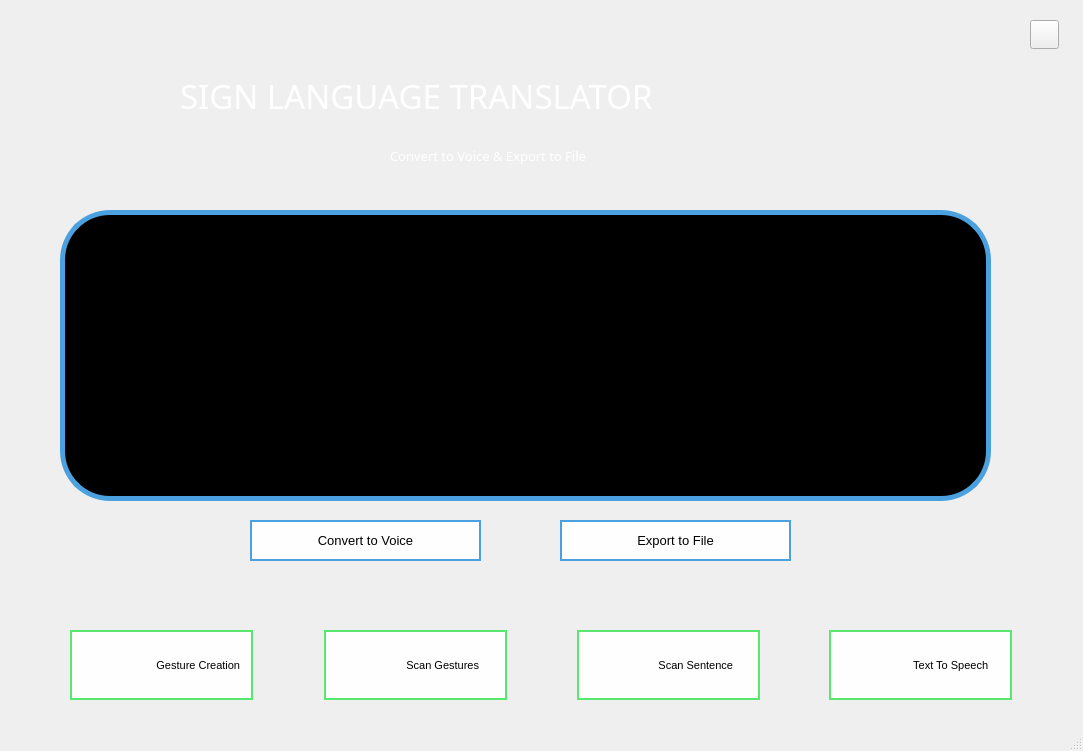
<?xml version="1.0" encoding="UTF-8"?>
<ui version="4.0">
 <class>MainWindow</class>
 <widget class="QMainWindow" name="MainWindow">
  <property name="geometry">
   <rect>
    <x>0</x>
    <y>0</y>
    <width>1083</width>
    <height>751</height>
   </rect>
  </property>
  <property name="windowTitle">
   <string>MainWindow</string>
  </property>
  <widget class="QWidget" name="centralwidget">
   <widget class="QLabel" name="label">
    <property name="geometry">
     <rect>
      <x>390</x>
      <y>140</y>
      <width>331</width>
      <height>31</height>
     </rect>
    </property>
    <property name="font">
     <font>
      <family>Arial Black</family>
      <pointsize>10</pointsize>
      <weight>10</weight>
      <italic>false</italic>
      <bold>false</bold>
     </font>
    </property>
    <property name="styleSheet">
     <string notr="true">color:white;

font: 87 10pt &quot;Arial Black&quot;;

</string>
    </property>
    <property name="text">
     <string>Convert to Voice &amp; Export to File</string>
    </property>
   </widget>
   <widget class="QTextBrowser" name="textBrowser_98">
    <property name="enabled">
     <bool>true</bool>
    </property>
    <property name="geometry">
     <rect>
      <x>60</x>
      <y>210</y>
      <width>931</width>
      <height>291</height>
     </rect>
    </property>
    <property name="styleSheet">
     <string notr="true">border: 5px solid #4ba1df; border-radius:50px;
background-color:black;
color:white;</string>
    </property>
    <property name="frameShape">
     <enum>QFrame::Box</enum>
    </property>
    <property name="html">
     <string>&lt;!DOCTYPE HTML PUBLIC &quot;-//W3C//DTD HTML 4.0//EN&quot; &quot;http://www.w3.org/TR/REC-html40/strict.dtd&quot;&gt;
&lt;html&gt;&lt;head&gt;&lt;meta name=&quot;qrichtext&quot; content=&quot;1&quot; /&gt;&lt;style type=&quot;text/css&quot;&gt;
p, li { white-space: pre-wrap; }
&lt;/style&gt;&lt;/head&gt;&lt;body style=&quot; font-family:'MS Shell Dlg 2'; font-size:7.8pt; font-weight:400; font-style:normal;&quot;&gt;
&lt;p style=&quot;-qt-paragraph-type:empty; margin-top:0px; margin-bottom:0px; margin-left:0px; margin-right:0px; -qt-block-indent:0; text-indent:0px; font-size:8.25pt;&quot;&gt;&lt;br /&gt;&lt;/p&gt;&lt;/body&gt;&lt;/html&gt;</string>
    </property>
   </widget>
   <widget class="QPushButton" name="pushButton_2">
    <property name="geometry">
     <rect>
      <x>560</x>
      <y>520</y>
      <width>231</width>
      <height>41</height>
     </rect>
    </property>
    <property name="font">
     <font>
      <family>arial</family>
      <pointsize>10</pointsize>
      <weight>50</weight>
      <italic>false</italic>
      <bold>false</bold>
     </font>
    </property>
    <property name="styleSheet">
     <string notr="true">QPushButton#pushButton_2{
color: black;
background-color:#fefefe;
border: 2px solid #4ba1df; border-radius:0px;
font: 10pt &quot;arial&quot;;
background-repeat:none;
}
QPushButton#pushButton_2:hover
{
	background-color:lightgreen;
	color:black;
}</string>
    </property>
    <property name="text">
     <string>Export to File</string>
    </property>
   </widget>
   <widget class="QLabel" name="label_2">
    <property name="geometry">
     <rect>
      <x>180</x>
      <y>50</y>
      <width>741</width>
      <height>91</height>
     </rect>
    </property>
    <property name="font">
     <font>
      <family>Arial Black</family>
      <pointsize>25</pointsize>
      <weight>10</weight>
      <italic>false</italic>
      <bold>false</bold>
     </font>
    </property>
    <property name="styleSheet">
     <string notr="true">color:white;
font: 87 25pt &quot;Arial Black&quot;;
</string>
    </property>
    <property name="text">
     <string>SIGN LANGUAGE TRANSLATOR</string>
    </property>
   </widget>
   <widget class="QPushButton" name="create">
    <property name="geometry">
     <rect>
      <x>70</x>
      <y>630</y>
      <width>183</width>
      <height>70</height>
     </rect>
    </property>
    <property name="font">
     <font>
      <family>arial</family>
      <pointsize>8</pointsize>
      <weight>50</weight>
      <italic>false</italic>
      <bold>false</bold>
     </font>
    </property>
    <property name="layoutDirection">
     <enum>Qt::RightToLeft</enum>
    </property>
    <property name="styleSheet">
     <string notr="true">QPushButton#create{
padding-left:-40px;
color:black;
background-color:#fefefe;
border: 2px solid #58e870; border-radius:0px;
font: 8pt &quot;arial&quot;;
background-image:url(&quot;icons/create.png&quot;);
background-repeat:none;
}
QPushButton#create:hover
{
   background-color:lightgreen;
	color:white;
}</string>
    </property>
    <property name="text">
     <string>           Gesture Creation</string>
    </property>
   </widget>
   <widget class="QPushButton" name="scan_sen">
    <property name="geometry">
     <rect>
      <x>577</x>
      <y>630</y>
      <width>183</width>
      <height>70</height>
     </rect>
    </property>
    <property name="font">
     <font>
      <family>arial</family>
      <pointsize>8</pointsize>
      <weight>50</weight>
      <italic>false</italic>
      <bold>false</bold>
     </font>
    </property>
    <property name="styleSheet">
     <string notr="true">QPushButton#scan_sen{
padding-left:-40px;
color:black;
background-color:#fefefe;
border: 2px solid #58e870; border-radius:0px;
font: 8pt &quot;arial&quot;;
background-image:url(&quot;icons/sent.png&quot;);
background-repeat:none;
}
QPushButton#scan_sen:hover
{
   background-color:lightgreen;
	color:white;
}</string>
    </property>
    <property name="text">
     <string>                                Scan Sentence </string>
    </property>
   </widget>
   <widget class="QPushButton" name="scan_sinlge">
    <property name="geometry">
     <rect>
      <x>324</x>
      <y>630</y>
      <width>183</width>
      <height>70</height>
     </rect>
    </property>
    <property name="font">
     <font>
      <family>arial</family>
      <pointsize>8</pointsize>
      <weight>50</weight>
      <italic>false</italic>
      <bold>false</bold>
     </font>
    </property>
    <property name="layoutDirection">
     <enum>Qt::LeftToRight</enum>
    </property>
    <property name="autoFillBackground">
     <bool>false</bool>
    </property>
    <property name="styleSheet">
     <string notr="true">QPushButton#scan_sinlge{
padding-left:-40px;
color:black;
background-color:#fefefe;
border: 2px solid #58e870; border-radius:0px;
font: 8pt &quot;arial&quot;;
background-image:url(&quot;icons/scan.png&quot;);
background-repeat:none;
}
QPushButton#scan_sinlge:hover
{
   background-color:lightgreen;
	color:white;
}</string>
    </property>
    <property name="text">
     <string>                               Scan Gestures</string>
    </property>
   </widget>
   <widget class="QPushButton" name="exp2">
    <property name="geometry">
     <rect>
      <x>829</x>
      <y>630</y>
      <width>183</width>
      <height>70</height>
     </rect>
    </property>
    <property name="font">
     <font>
      <family>arial</family>
      <pointsize>8</pointsize>
      <weight>50</weight>
      <italic>false</italic>
      <bold>false</bold>
     </font>
    </property>
    <property name="styleSheet">
     <string notr="true">QPushButton#exp2{
padding-left:-40px;
color:black;
background-color:#fefefe;
border: 2px solid #58e870; border-radius:0px;
font: 8pt &quot;arial&quot;;
background-image:url(&quot;icons/export.png&quot;);
background-repeat:none;
}
QPushButton#exp2:hover
{
   background-color:lightgreen;
	color:white;
}</string>
    </property>
    <property name="text">
     <string>                                 Text To Speech</string>
    </property>
    <property name="checkable">
     <bool>false</bool>
    </property>
    <property name="autoRepeat">
     <bool>false</bool>
    </property>
    <property name="autoExclusive">
     <bool>false</bool>
    </property>
    <property name="autoDefault">
     <bool>false</bool>
    </property>
    <property name="default">
     <bool>false</bool>
    </property>
    <property name="flat">
     <bool>false</bool>
    </property>
   </widget>
   <widget class="QPushButton" name="exit_button">
    <property name="geometry">
     <rect>
      <x>1030</x>
      <y>20</y>
      <width>29</width>
      <height>29</height>
     </rect>
    </property>
    <property name="styleSheet">
     <string notr="true">QPushButton#exit_button{
background-image:url(&quot;icons/quit.png&quot;);
background-repeat:none;
}</string>
    </property>
    <property name="text">
     <string/>
    </property>
   </widget>
   <widget class="QPushButton" name="pushButton_3">
    <property name="geometry">
     <rect>
      <x>250</x>
      <y>520</y>
      <width>231</width>
      <height>41</height>
     </rect>
    </property>
    <property name="font">
     <font>
      <family>arial</family>
      <pointsize>10</pointsize>
      <weight>50</weight>
      <italic>false</italic>
      <bold>false</bold>
     </font>
    </property>
    <property name="styleSheet">
     <string notr="true">QPushButton#pushButton_3{
color: black;
background-color:#fefefe;
border: 2px solid #4ba1df; border-radius:0px;
font: 10pt &quot;arial&quot;;
background-repeat:none;
}
QPushButton#pushButton_3:hover
{
	background-color:lightgreen;
	color:black;
}</string>
    </property>
    <property name="text">
     <string>Convert to Voice</string>
    </property>
   </widget>
   <widget class="QLabel" name="label_3">
    <property name="geometry">
     <rect>
      <x>0</x>
      <y>0</y>
      <width>1091</width>
      <height>721</height>
     </rect>
    </property>
    <property name="text">
     <string/>
    </property>
    <property name="pixmap">
     <pixmap>img/bg.jpg</pixmap>
    </property>
   </widget>
   <zorder>label_3</zorder>
   <zorder>label</zorder>
   <zorder>textBrowser_98</zorder>
   <zorder>pushButton_2</zorder>
   <zorder>label_2</zorder>
   <zorder>create</zorder>
   <zorder>scan_sen</zorder>
   <zorder>scan_sinlge</zorder>
   <zorder>exp2</zorder>
   <zorder>exit_button</zorder>
   <zorder>pushButton_3</zorder>
  </widget>
  <widget class="QMenuBar" name="menubar">
   <property name="geometry">
    <rect>
     <x>0</x>
     <y>0</y>
     <width>1083</width>
     <height>26</height>
    </rect>
   </property>
  </widget>
  <widget class="QStatusBar" name="statusbar"/>
 </widget>
 <resources/>
 <connections/>
</ui>
